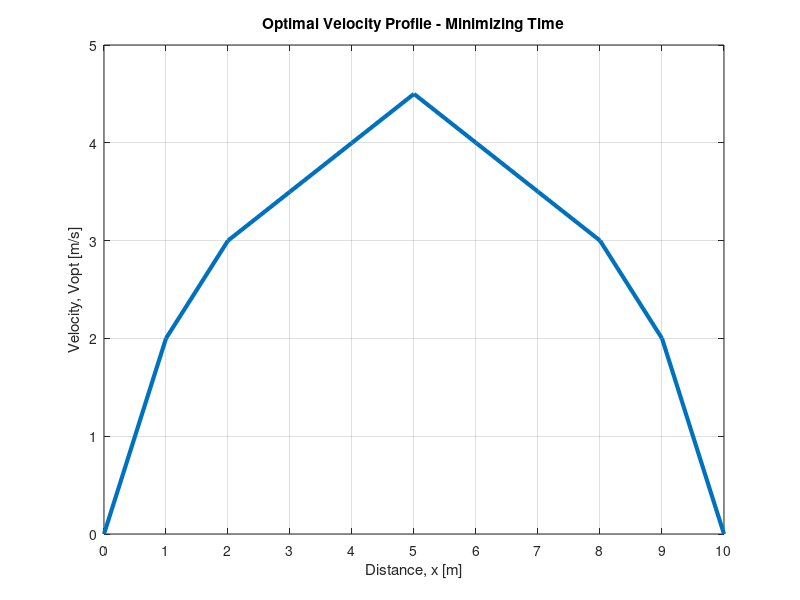

The MATLAB script that drew this image:
% HW5 #1
clear;clc;close all;

%Initial and final conditions, limits
xi = 0; % start pos
xf = 10; % end pos
vi = 0; % initial velocity
vf = 0; % end velocity
v_lims = 0:0.5:5; % velocity limits
vll = length(v_lims); % length of velocity range
a_lims = [-3,3]; % acceleration limits

%Find optimal acceleration profile to minimize time
opt_vals1 = zeros(4,xf); % optimal start vel, end vel, accel, time for each 1m segment
opt_vals2 = zeros(4,xf); % optimal start vel, end vel, accel, time for each 1m segment

% calculate v0 that gives shortest time given ve final = 0. Start at last 
% segment and work back.
ve1 = 0;
v0_vec1 = v_lims;

for ii = xf:-1:1
    ve_vec1 = ve1*ones(1,vll);
    t1 = 2./(v0_vec1+ve_vec1);
    a1 = (ve_vec1-v0_vec1)./t1;

    min_t = 20;
    for jj = 1:vll
        if (t1(jj)<min_t) && (a1(jj)>=a_lims(1)) && (a1(jj)<=a_lims(2)) 
            t1_opt = t1(jj);
            a1_opt = a1(jj);
            v0_opt1 = v0_vec1(jj);
            min_t = t1_opt;
        end
    end

    opt_vals1(:,ii) = [v0_opt1;ve1;a1_opt;t1_opt];
    ve1 = v0_opt1;
end

% calculate ve that gives shortest time given v0 start = 0. Start at first 
% segment and work forward.
v02 = 0;
ve_vec2 = v_lims;

for mm = 1:xf
    v0_vec2 = v02*ones(1,vll);
    t2 = 2./(v0_vec2+ve_vec2);
    a2 = (ve_vec2-v0_vec2)./t2;

    min_t = 20;
    for nn = 1:vll
        if (t2(nn)<min_t) && (a2(nn)>=a_lims(1)) && (a2(nn)<=a_lims(2)) 
            t2_opt = t2(nn);
            a2_opt = a2(nn);
            ve_opt2 = ve_vec2(nn);
            min_t = t2_opt;
        end
    end

    opt_vals2(:,mm) = [v02;ve_opt2;a2_opt;t2_opt];
    v02 = ve_opt2;
end

%find point at which optimal values of velocity from each method match up
for kk = 1:(length(opt_vals1)-1)
    if opt_vals1(1,kk+1) == opt_vals2(2,kk)
        eq_segment = kk;
    end
end

%combined optimal values (v0,ve,a,t) and plot velocity
opt_vals = [opt_vals2(:,1:eq_segment) opt_vals1(:,eq_segment+1:end)];

plot(0:xf,[opt_vals(1,:) opt_vals(2,end)],'LineWidth',3)
grid on
xticks(0:10)
xlabel('Distance, x [m]')
ylabel('Velocity, Vopt [m/s]')
title('Optimal Velocity Profile - Minimizing Time')
